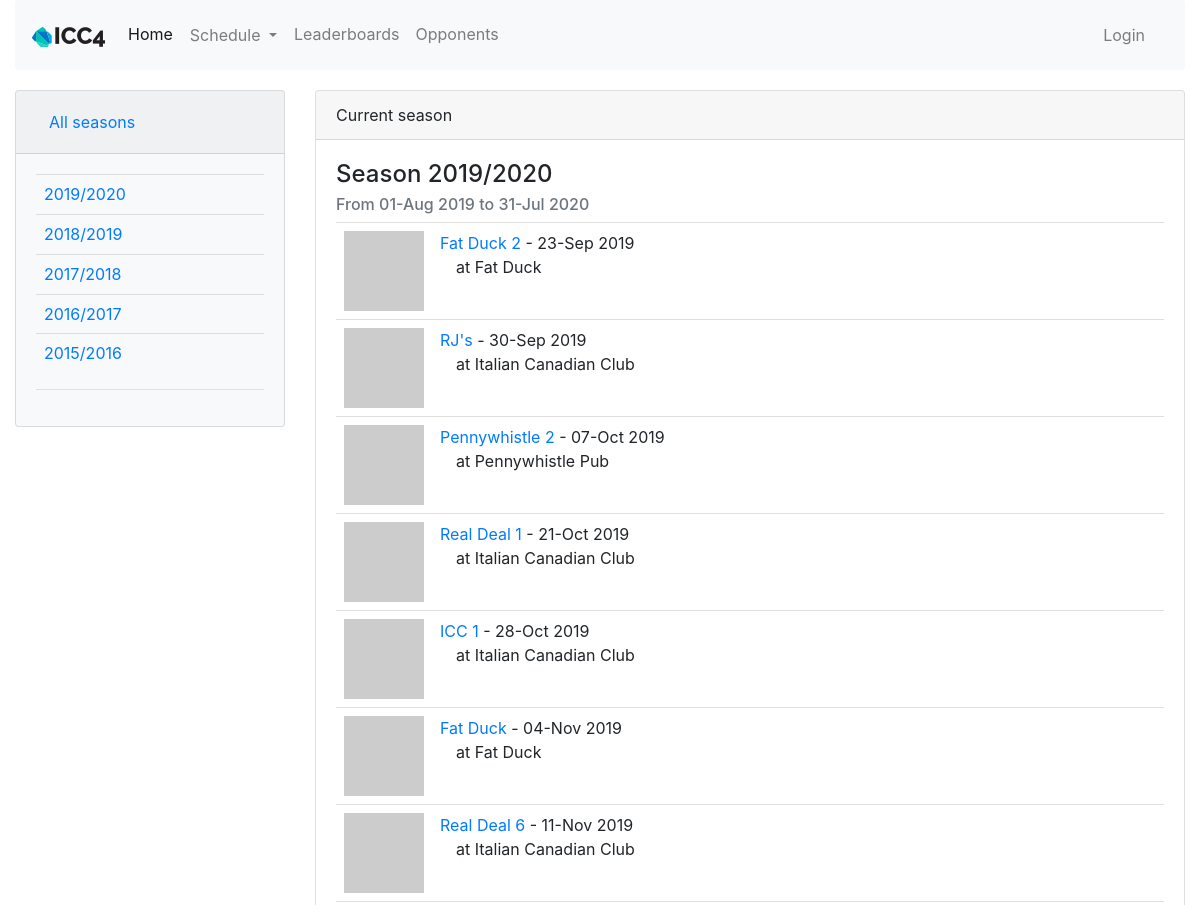
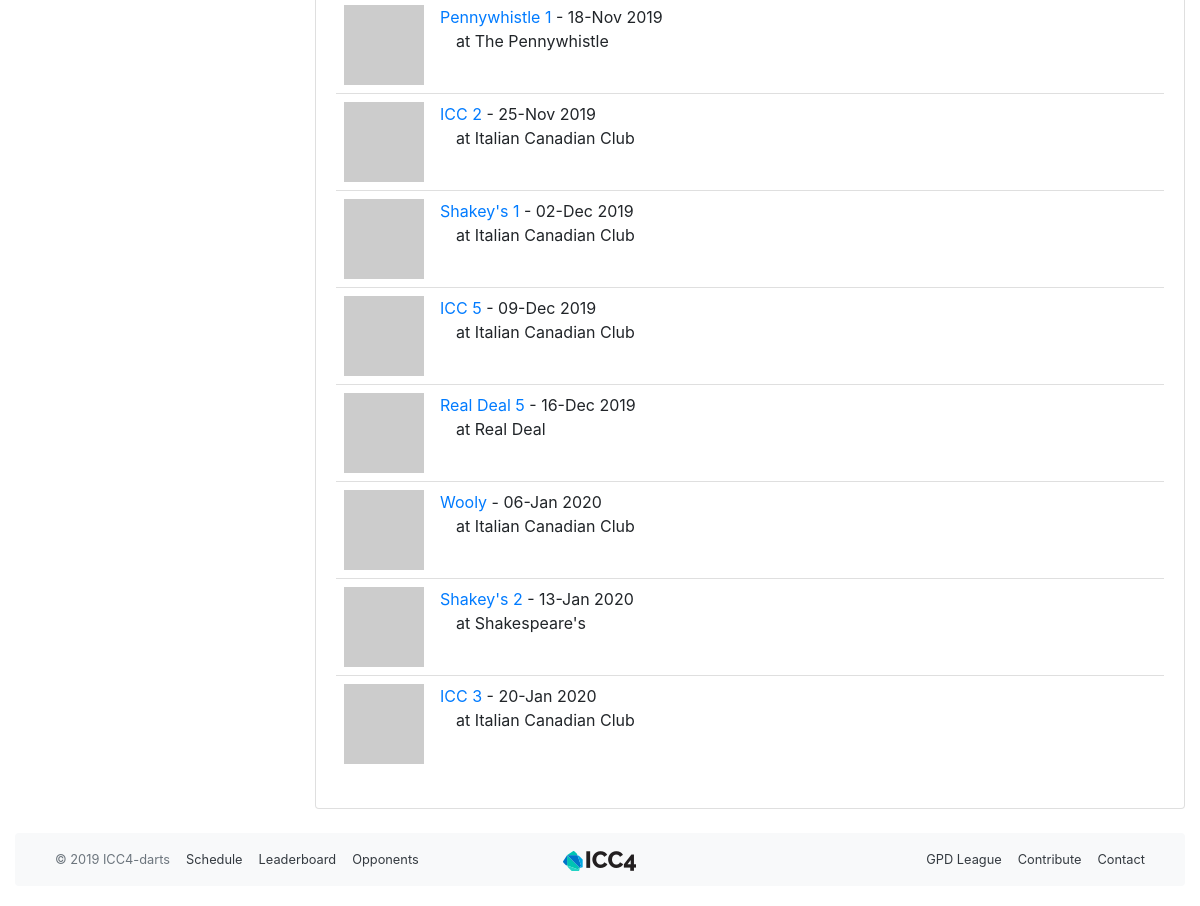
The app's page /schedule with its own data (2 pictures, top to bottom).
### app/models.py (models this page shows, shortened)
class Season(db.Model):
    id = db.Column(db.Integer, primary_key=True)
    season_name = db.Column(db.String(64), index=True, unique=True)
    start_date = db.Column(db.Date, index=True)
    end_date = db.Column(db.Date, index=True)
    matches = db.relationship('Match', back_populates='season', lazy='dynamic')

class Match(db.Model):
    id = db.Column(db.Integer, primary_key=True)
    opponent_id = db.Column(db.Integer, db. ForeignKey('team.id'))
    opponent = db.relationship('Team', back_populates='matches')
    date = db.Column(db.Date, index=True, default=date.today())
    location = db.Column(db.String(64))
    home_away = db.Column(db.String(32), index=True)
    match_type = db.Column(db.String(32), index=True)
    games = db.relationship('Game', back_populates='match', lazy='dynamic')
    team_score = db.Column(db.Integer, index=True)
    opponent_score = db.Column(db.Integer, index=True)
    win = db.Column(db.Boolean, index=True, default=None)
    overtime = db.Column(db.Boolean, index=True, default=False)
    match_summary = db.Column(db.String(512))
    food = db.Column(db.String(128))
    season_id = db.Column(db.Integer, db. ForeignKey('season.id'))
    season = db.relationship('Season', back_populates='matches')
    match_stats = db.relationship('MatchStats', uselist=False, back_populates='match')
    high_scores = db.relationship('HighScore', back_populates='match', lazy='dynamic')
    low_scores = db.relationship('LowScore', back_populates='match', lazy='dynamic')
    checked_players = association_proxy('checked_players_association', 'player')
    reminder_email_sent = db.Column(db.Date)

class Team(db.Model):
    id = db.Column(db.Integer, primary_key=True)
    name = db.Column(db.String(64), index=True, unique=True)
    home_location = db.Column(db.String(64), index=True)
    address = db.Column(db.String(128), index=True)
    matches = db.relationship('Match', back_populates='opponent', lazy='dynamic')
    def avatar(self, size):
        digest = md5(self.name.lower().encode('utf-8')).hexdigest()
        return 'https://www.gravatar.com/avatar/{}?d=wavatar&s={}'.format(
            digest, size)

### app/main/routes.py (the view)
@bp.route('/schedule',  methods=['GET', 'POST'], defaults={'id': None})
@bp.route('/schedule/<id>',  methods=['GET', 'POST'])
def schedule(id):
    if id is None:
        season = current_season()
    else:
        season = Season.query.filter_by(id=id).first_or_404()
    all_seasons = Season.query.order_by(Season.start_date.desc()).all()
    matches = Match.query.filter_by(season=season).order_by(Match.date).all()
    return render_template('schedule.html', season=season, matches=matches, all_seasons=all_seasons)

### app/main/routes.py (called while the page is built)
@bp.before_request
def before_request():
    g.all_seasons = Season.query.order_by(Season.start_date.desc()).all()

### app/models.py (called while the page is built)
def current_season(last=0):
    return season_from_date(date.today()-last*timedelta(365))

def season_from_date(date):
    season = Season.query.filter(Season.start_date <= date).filter(Season.end_date >= date).first()
    if season is None:
        season = Season.query.order_by(Season.end_date.desc()).first()
    return season

### app/templates/schedule.html (shortened to what this page needs)
{% extends "base.html" %}
{% import 'bootstrap/wtf.html' as wtf %}
{% block app_content %}
<div class="row">
  <div class="col-md-3">
    <div id="accordion">
      <div class="card bg-light">
        <div class="card-header" id="headingOne">
          <h5 class="mb-0">
            <button class="btn btn-link" data-toggle="collapse" data-target="#collapseOne" aria-expanded="true" aria-controls="collapseOne">
              All seasons
            </button>
          </h5>
        </div>
        <div id="collapseOne" class="collapse show" aria-labelledby="headingOne" data-parent="#accordion">
          <div class="card-body">
            <table class="table table-hover">
            {% for season in all_seasons %}
              <tr>
                <td>
                  <a href="{{ url_for('main.schedule', id=season.id) }}">{{ season.season_name }}</a>
                </td>
              </tr>
            {% endfor %}
            </table>
            <hr>
          </div>
        </div>
      </div>
    </div>
  </div>
  <div class="col-md-9">
    <div class="card h-100">
      <div class="card-header">Current season</div>
      <div class="card-body">
        {% if season %}
        <h4 class="card-title">Season {{ season.season_name }}</h4>
        <h6 class="card-subtitle mb-2 text-muted">From {{ season.start_date.strftime('%d-%b %Y') }} to {{ season.end_date.strftime('%d-%b %Y') }}</h6>
        {% endif %}
        <div class="table">
        {% for match in matches %}
          {% include '_match.html' %}
        {% endfor %}
        </div>
      </div>
    </div>
  </div>
</div>
{% endblock %}

### app/templates/_match.html (shortened to what this page needs)
<div class="match-card">
    <div class="team-avatar">
        <img src="{{ match.opponent.avatar(70) }}">
    </div>
    <div class="team-info">
        <a href="{{ url_for('main.opponent', id=match.opponent_id) }}">
            {{ match.opponent.name }}
        </a>
        - {{ match.date.strftime('%d-%b %Y') }}
        <br>
        {% if match.home_away == 'away' %}
        &emsp;at {{ match.opponent.home_location }}
        {% else %}
        &emsp;at Italian Canadian Club
        {% endif %}
        {% if match.win != None %}
        <h5>{% if match.win == True %}W{% else %}L{% endif %}&ensp;
            <small>{{ match.team_score }} - {{ match.opponent_score }}</small>
        </h5>
        {% else %}
        <h5>&ensp;</h5>
        {% endif %}
    </div>
</div>

### app/static/css/main.css (style rules this page uses)
html { font-size: 100%; }
.match-card { border-top: 1px solid rgba(0,0,0,.125); text-decoration: none; display: block; position:relative; }
.team-avatar { display: inline-block; float: left; padding: 8px; }
.team-info { display:inline-block; padding: 8px; z-index: 2; position:relative; }

### records on screen
Season: season_name "2019/2020", start_date "01-Aug 2019", end_date "31-Jul 2020"
Season: season_name "2018/2019"
Season: season_name "2017/2018"
Season: season_name "2016/2017"
Season: season_name "2015/2016"
Match: opponent.name "Fat Duck 2", date "23-Sep 2019", opponent.home_location "Fat Duck"
Match: opponent.name "RJ's", date "30-Sep 2019", home_away "at Italian Canadian Club"
Match: opponent.name "Pennywhistle 2", date "07-Oct 2019", opponent.home_location "Pennywhistle Pub"
Match: opponent.name "Real Deal 1", date "21-Oct 2019", home_away "at Italian Canadian Club"
Match: opponent.name "ICC 1", date "28-Oct 2019", home_away "at Italian Canadian Club"
Match: opponent.name "Fat Duck", date "04-Nov 2019", opponent.home_location "Fat Duck"
Match: opponent.name "Real Deal 6", date "11-Nov 2019", home_away "at Italian Canadian Club"
Match: opponent.name "Pennywhistle 1", date "18-Nov 2019", opponent.home_location "The Pennywhistle"
Match: opponent.name "ICC 2", date "25-Nov 2019", opponent.home_location "Italian Canadian Club"
Match: opponent.name "Shakey's 1", date "02-Dec 2019", home_away "at Italian Canadian Club"
Match: opponent.name "ICC 5", date "09-Dec 2019", home_away "at Italian Canadian Club"
Match: opponent.name "Real Deal 5", date "16-Dec 2019", opponent.home_location "Real Deal"
Match: opponent.name "Wooly", date "06-Jan 2020", home_away "at Italian Canadian Club"
Match: opponent.name "Shakey's 2", date "13-Jan 2020", opponent.home_location "Shakespeare's"
Match: opponent.name "ICC 3", date "20-Jan 2020", home_away "at Italian Canadian Club"
